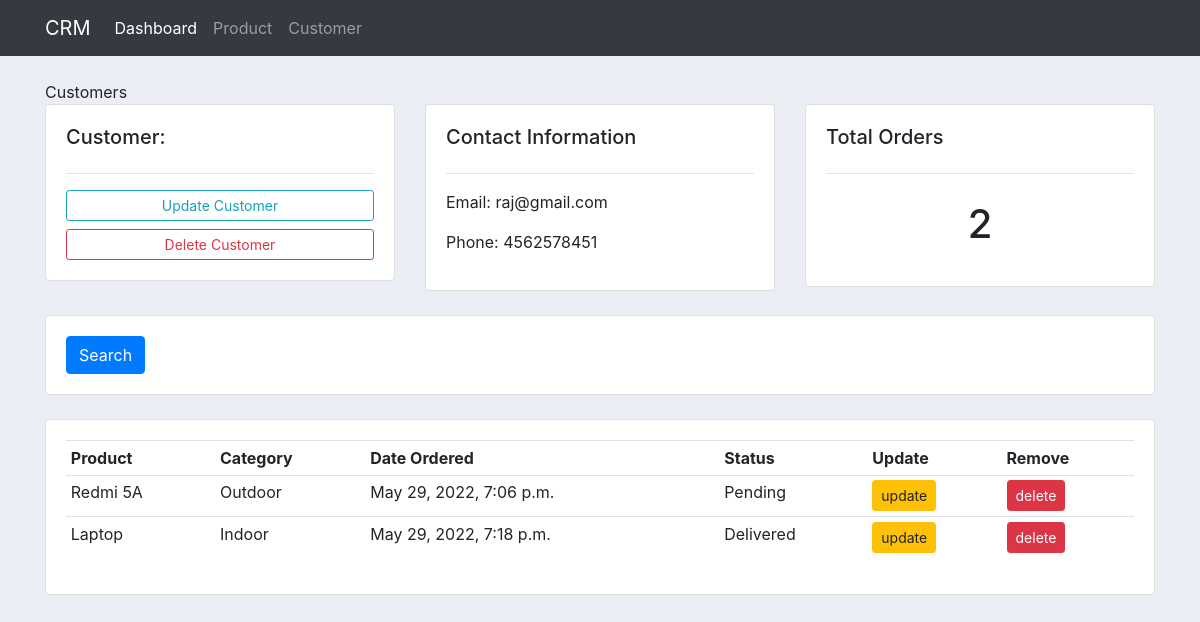
The page /customers/3 on the database its author committed.
### accounts/models.py (models this page shows, shortened)
class DateStatus(models.Model):
    created_at = models.DateTimeField(auto_now_add=True)
    updated_at = models.DateTimeField(auto_now=True)
    class Meta:
        abstract=True

class Customer(DateStatus):
    name = models.CharField(max_length=100,null=True)
    phone = models.CharField(max_length=100,null=True)
    email = models.CharField(max_length=100,null=True)

class Order(DateStatus):
    STATUS = (
        ('Pending','Pending'),
        ('Out for delivery','Out for delivery'),
        ('Delivered','Delivered'),
    )
    customer = models.ForeignKey(Customer,null=True,on_delete=models.SET_NULL)
    product = models.ForeignKey(Product,null=True,on_delete=models.SET_NULL)
    status = models.CharField(max_length=100,choices=STATUS)

class Product(DateStatus):
    CATEGORY = (
        ('Indoor','Indoor'),
        ('Outdoor','Outdoor')
    )
    name = models.CharField(max_length=200,null=True)
    price = models.FloatField(null=True)
    category = models.CharField(max_length=200,null=True,choices=CATEGORY)
    description = models.CharField(max_length=200,null=True,blank=True)
    tag = models.ManyToManyField(Tag)
    def __str__(self) -> str:
        return self.name

### accounts/views.py (the view)
# urls.py: path('customers/<int:pk>',views.CustomerView,name='customer' ),
def CustomerView(request,pk):
    customer = Customer.objects.get(id=pk)
    orders = customer.order_set.all()
    total_order = orders.count()
    context = {
        'customer':customer,
        'orders':orders,
        'total_order':total_order
    }
    return render(request,'pages/customers.html',context)

### templates/pages/customers.html
{%  extends 'main.html' %}
{% block body %}
{% block title %}Customers{% endblock %}
	<br>
<div class="row">
	<div class="col-md">
		<div class="card card-body">
			<h5>Customer:</h5>
			<hr>
			<a class="btn btn-outline-info  btn-sm btn-block" href="">Update Customer</a>
			<a class="btn btn-outline-danger  btn-sm btn-block" href="">Delete Customer</a>
		</div>
	</div>
	<div class="col-md">
		<div class="card card-body">
			<h5>Contact Information</h5>
			<hr>
			<p>Email: {{customer.email}}</p>
			<p>Phone: {{customer.phone}}</p>
		</div>
	</div>
	<div class="col-md">
		<div class="card card-body">
			<h5>Total Orders</h5>
			<hr>
			<h1 style="text-align: center;padding: 10px">{{total_order}}</h1>
		</div>
	</div>
</div>
<br>
<div class="row">
	<div class="col">
		<div class="card card-body">
			<form method="get">
		    <button class="btn btn-primary" type="submit">Search</button>
		  </form>
		</div>
	</div>
</div>
<br>
<div class="row">
	<div class="col-md">
		<div class="card card-body">
			<table class="table table-sm">
				<tr>
					<th>Product</th>
					<th>Category</th>
					<th>Date Ordered</th>
					<th>Status</th>
					<th>Update</th>
					<th>Remove</th>
				</tr>
				{% for order in orders %}
				<tr>
					<td>{{order.product}}</td>
					<td>{{order.product.category}}</td>
					<td>{{order.created_at}}</td>
					<td>{{order.status}}</td>
					<td><a class="btn btn-sm btn-warning" href="">update</a></td>
					<td><a class="btn btn-sm btn-danger" href="">delete</a></td>
				</tr>
				{% endfor %}
			</table>
		</div>
	</div>
</div>
{% endblock %}

### static/css/main.css (style rules this page uses)
body { background-color: #ebeff5; }

### rows shown on the page
Customer: email "raj@gmail.com", phone "4562578451"
Order: product "Redmi 5A", product.category "Outdoor", created_at "May 29, 2022, 7:06 p.m.", status "Pending"
Order: product "Laptop", product.category "Indoor", created_at "May 29, 2022, 7:18 p.m.", status "Delivered"

### other values the page prints
{{ total_order }} "2"
